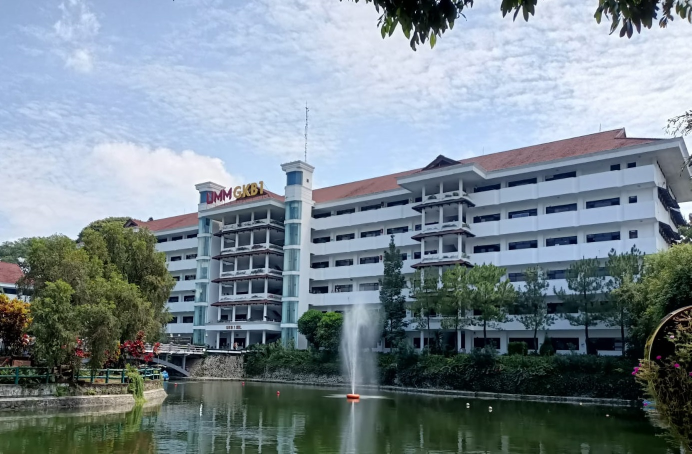
#> input picture Modul 6/praktikum/Background/UMM.jpg, 1383 x 907 px, found by its file name (shown at 1/2 size)
$ python modul6.py
#> lines starting #> are read from the running program, lines starting #| are printed output that depends on the picture; pictures that were not available may be replaced by others from this repository, and a replacement may not be noted
from PIL import Image, ImageDraw, ImageFont, ImageFilter, ImageEnhance

def main():
    # Step 1: Buka kedua gambar menggunakan Pillow
    background_image = Image.open("C:/Users/Zulvikar Harist/Documents/Kuliah/SEMESTER 5/Pem. Fungsional/Modul 6/praktikum/Background/UMM.jpg")
#> background_image is the input picture: PIL image 1383x907 RGB; mean R, G, B 121.7, 135.6, 144.1
    overlay_image = Image.open("C:/Users/Zulvikar Harist/Documents/Kuliah/SEMESTER 5/Pem. Fungsional/Modul 6/praktikum/Overlay/logo umm.png")

    # Step 2: Ubah gambar background menjadi hitam-putih, berotasi, dan blur
    background_image_bw = background_image.convert("L")  # Hitam-putih
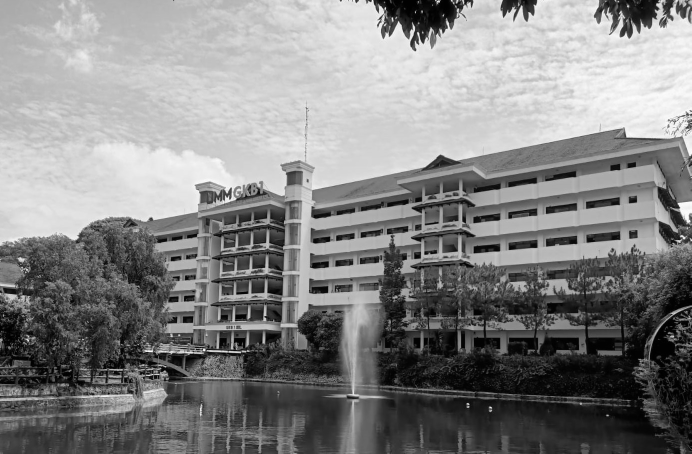
#> background_image_bw: PIL image 1383x907 L (shown at 1/2 size); min 0, max 255, mean 132.4
    background_image_rotated = background_image_bw.rotate(30)  # Rotasi 30 derajat
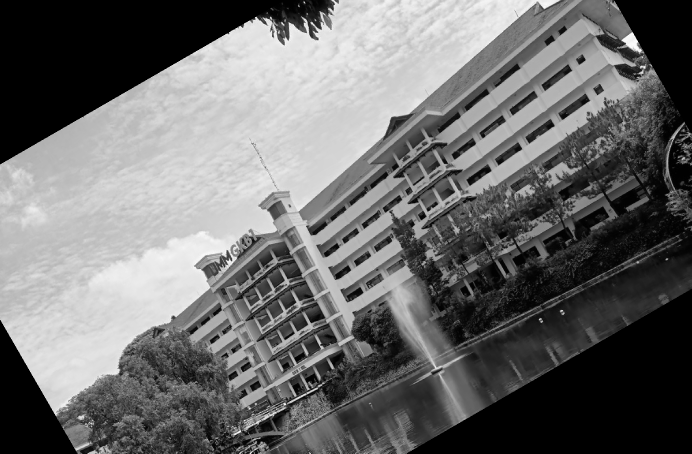
#> background_image_rotated: PIL image 1383x907 L (shown at 1/2 size); min 0, max 255, mean 108
    background_image_blurred = background_image_rotated.filter(ImageFilter.BLUR)  # Blur

    # Step 3: Ubah tingkat kecerahan dan kontras gambar overlay
    x, y = 33, 33  # Ganti dengan 2 digit NIM akhir Anda
    brightness_factor = 1.0 + x / 10.0
    contrast_factor = 1.0 + y / 10.0
    overlay_image_brightened = ImageEnhance.Brightness(overlay_image).enhance(brightness_factor)
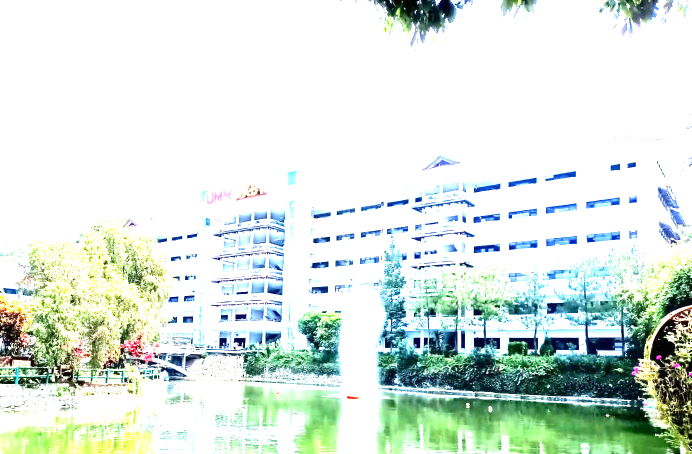
#> overlay_image_brightened: PIL image 1383x907 RGB (shown at 1/2 size); mean R, G, B 217, 230, 222
    overlay_image_contrasted = ImageEnhance.Contrast(overlay_image_brightened).enhance(contrast_factor)
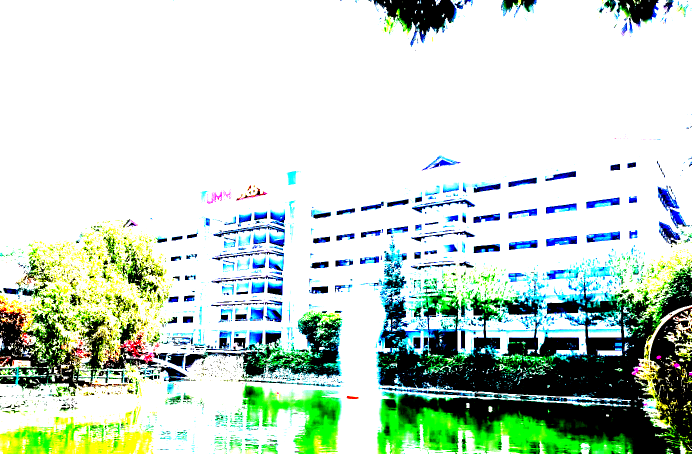
#> overlay_image_contrasted: PIL image 1383x907 RGB (shown at 1/2 size); mean R, G, B 197.3, 214.5, 200.6

    # Resize sesuai kebutuhan (misalnya, ke ukuran maksimum 300x300)
    max_size = (300, 300)
    overlay_image_resized = overlay_image_contrasted.copy()
    overlay_image_resized.thumbnail(max_size)
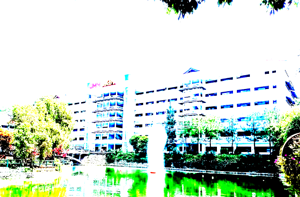
#> overlay_image_resized: PIL image 300x197 RGB; mean R, G, B 197.2, 214.4, 200.6

    # Step 4: Sisipkan gambar overlay ke dalam gambar background
    x_center = (background_image.width - overlay_image_resized.width) // 2
#> x_center = 541
    y_center = (background_image.height - overlay_image_resized.height) // 2
#> y_center = 355
    background_image_final = background_image_blurred.copy()
#> (the run stopped early here; a loop or call above may not have finished)
